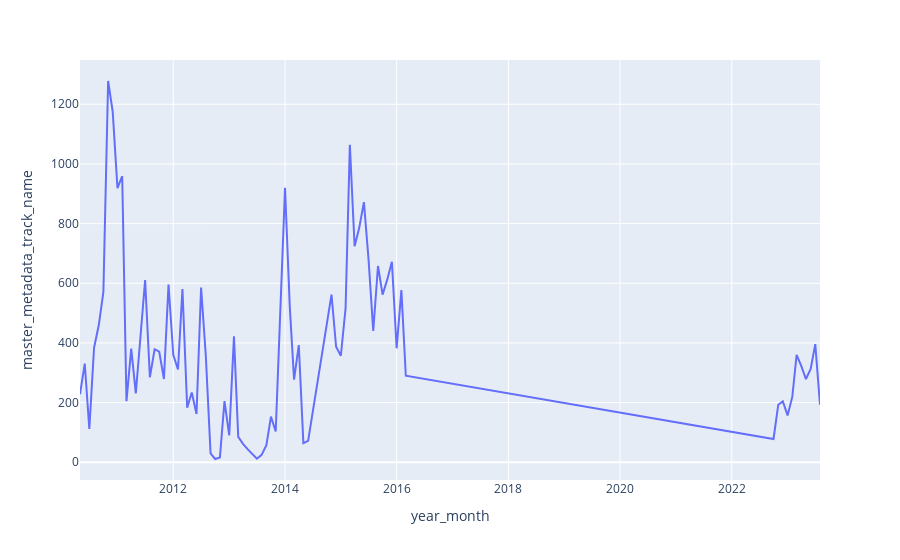

Source (notebook cell):
### Code cell
# amount of songs skipped per year and month

skipped = df[df["skipped"]==True]

evolution = skipped.groupby(["year", "month"], as_index=False)["master_metadata_track_name"].count().sort_values(by=["year", "month"])

# plot the evolution

evolution["year_month"] = evolution["year"].astype(str) + "-" + evolution["month"].astype(str)

px.line(evolution, "year_month", "master_metadata_track_name")

### Figure 1 — Plotly figure (JSON) as saved in the notebook; plotly's stock layout.template omitted (floating-point values rounded to 4 significant figures)
{"data": [{"hovertemplate": "year_month=%{x}<br>master_metadata_track_name=%{y}<extra></extra>", "legendgroup": "", "line": {"color": "#636efa", "dash": "solid"}, "marker": {"symbol": "circle"}, "mode": "lines", "name": "", "orientation": "v", "showlegend": false, "type": "scatter", "x": ["2010-5", "2010-6", "2010-7", "2010-8", "2010-9", "2010-10", "2010-11", "2010-12", "2011-1", "2011-2", "2011-3", "2011-4", "2011-5", "2011-6", "2011-7", "2011-8", "2011-9", "2011-10", "2011-11", "2011-12", "2012-1", "2012-2", "2012-3", "2012-4", "2012-5", "2012-6", "2012-7", "2012-8", "2012-9", "2012-10", "2012-11", "2012-12", "2013-1", "2013-2", "2013-3", "2013-4", "2013-5", "2013-7", "2013-8", "2013-9", "2013-10", "2013-11", "2013-12", "2014-1", "2014-2", "2014-3", "2014-4", "2014-5", "2014-6", "2014-11", "2014-12", "2015-1", "2015-2", "2015-3", "2015-4", "2015-5", "2015-6", "2015-7", "2015-8", "2015-9", "2015-10", "2015-11", "2015-12", "2016-1", "2016-2", "2016-3", "2022-10", "2022-11", "2022-12", "2023-1", "2023-2", "2023-3", "2023-4", "2023-5", "2023-6", "2023-7", "2023-8"], "xaxis": "x", "y": [228, 331, 112, 384, 460, 571, 1278, 1175, 919, 959, 205, 381, 231, 435, 611, 285, 379, 371, 279, 596, 360, 311, 581, 183, 234, 162, 586, 356, 30, 11, 16, 205, 90, 422, 85, 62, 44, 12, 25, 57, 153, 103, 497, 920, 522, 277, 393, 64, 72, 562, 387, 357, 516, 1064, 724, 785, 872, 682, 440, 658, 562, 613, 672, 382, 577, 290, 78, 193, 204, 157, 220, 360, 322, 279, 313, 396, 193], "yaxis": "y"}], "layout": {"legend": {"tracegroupgap": 0}, "margin": {"t": 60}, "xaxis": {"anchor": "y", "domain": [0, 1], "title": {"text": "year_month"}}, "yaxis": {"anchor": "x", "domain": [0, 1], "title": {"text": "master_metadata_track_name"}}}}
